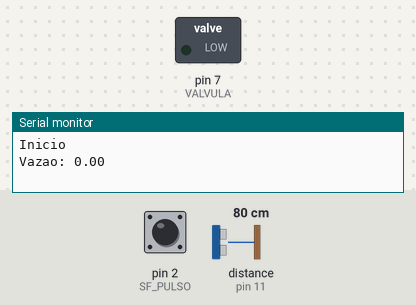
Recording of a sketch running on a simulated Arduino Uno, built with avr-gcc and run on an emulated ATmega328P. On the bench: switched loads named in the sketch (green lamp = pin HIGH), the last lines printed to the serial monitor. Wiring (inferred from the names in the program): ultrasonic range finder: trigger pin 10; echo pin 11. The inputs (shaded band) are chosen by the test bench; at power-on: distance to the obstacle (sensor on pin 11) 80 cm, pin 2 (SF_PULSO) LOW. The echo pulse lasts 58.3 µs per cm; pins used as bus, display or sensor lines are not drawn.

Above: at 1.8 s.
1.9 s: distance to the obstacle (sensor on pin 11) set to 95 cm
3.4 s: distance to the obstacle (sensor on pin 11) set to 105 cm
At 4.6 s:
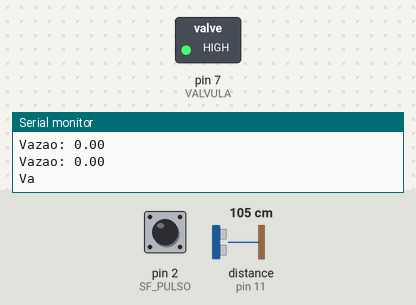
Timing chart, 0 to 6.4 s (numbered marks = the images above; inputs shaded):
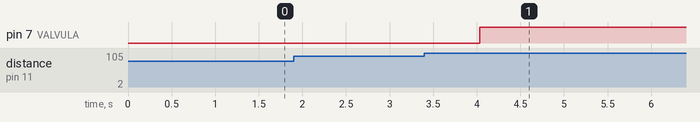

The sketch:

CodigoCompletoRafael.ino
```cpp
#define SP_VCC    9//sensor de presença
#define SP_TRIG   10
#define SP_ECHO   11
#define SP_GND    12

#define VALVULA   7//valvula solenoide

#define SF_PULSO  2//sensor de fluxo

int estado = 1;
int autentic = 1;
int timeout = 0;
float vazao; //Variável para armazenar o valor em L/min
float media=0; //Variável para tirar a média a cada 1 minuto
int contaPulso; //Variável para a quantidade de pulsos
int i=0; //Variável para contagem


void setup() {
  //Pinos sensor de presença
  pinMode (SP_VCC,OUTPUT);// vcc
  pinMode(SP_TRIG, OUTPUT); // TriG
  pinMode (SP_ECHO, INPUT);//Echo
  pinMode (SP_GND,OUTPUT);// GND
  //valvula solenoide
  pinMode(VALVULA,OUTPUT);
  Serial.begin(9600);
  //sensor de fluxo
  pinMode(SF_PULSO, INPUT);
  attachInterrupt(0, incpulso, RISING); //Configura o pino 2(Interrupção 0) para trabalhar como interrupção
  Serial.println("\n\nInicio\n\n"); //Imprime Inicio na serial
  vazao = 0;

}

void loop()
{

digitalWrite(SP_VCC, HIGH);

  long duration, inches, cm;

  digitalWrite(SP_TRIG, LOW);
  delayMicroseconds(2);
  digitalWrite(SP_TRIG, HIGH);
  delayMicroseconds(5);
  digitalWrite(SP_TRIG, LOW);

  duration = pulseIn(SP_ECHO, HIGH);


  inches = microsecondsToInches(duration);
  cm = microsecondsToCentimeters(duration);
  if(estado != 2) /*esperando autenticar*/
  {
    if(cm > 100)
    {
        estado = 1;//autenticado e esperando alguem se aproximar(valvula fechada)
    }
    else
    {
        estado = 0;// autenticado,valvula aberta e com fluxo contando
    }
  }
  else{ //verifica autenticaçao...
        if( autentic == 1)
       {
         estado = 1;

       }
       else if(autentic == 0)/*atingiu timeout ou sem autenticaçao*/
       {
         estado = 2;
     vazao=0;
       }
    }


  if(estado == 1)//esperando alguem...
  {
     digitalWrite(VALVULA,HIGH); //fecha a valvula
     timeout++;
     delay(100);
     if(timeout > 30 * 100)//valvula fechada e timeout correndo ate 30s, após atingir o timeout vai pro estado 2
     {
       estado = 2;
     }
   }
  else if(estado == 0)//tomando banho...
  {  timeout = 0;
      digitalWrite(VALVULA,LOW);//abre a valvula
      contaPulso = 0;   //Zera a variável para contar os giros por segundos
      sei();      //Habilita interrupção
      delay (1000); //Aguarda 1 segundo
      cli();      //Desabilita interrupção

      vazao += contaPulso/(6.12*60); //Converte para L/s
      media=media+vazao; //Soma a vazão para o calculo da media
      i++;

      Serial.print("Vazao: ");
      Serial.println(vazao); //Imprime na serial o valor da vazão
  //Serial.print(" L/min - "); //Imprime L/min
  //Serial.print(i); //Imprime a contagem i (segundos)
  //Serial.println("s"); //Imprime s indicando que está em segundos

    if(i==6000)
    {
      media = media/60; //Tira a media dividindo por 60
      Serial.print("\nMedia por minuto = "); //Imprime a frase Media por minuto =
      Serial.print(media); //Imprime o valor da media
      Serial.println(" L/min - "); //Imprime L/min
      media = 0; //Zera a variável media para uma nova contagem
      i=0; //Zera a variável i para uma nova contagem
      Serial.println("\n\nInicio\n\n"); //Imprime Inicio indicando que a contagem iniciou
    }


  }

/*
  Serial.print(inches);
  Serial.print("in, ");
  Serial.print(cm);
  Serial.print("cm");
  Serial.println();
 */
  delay(100);
}

long microsecondsToInches(long microseconds)
{
  // According to Parallax's datasheet for the PING))), there are
  // 73.746 microseconds per inch (i.e. sound travels at 1130 feet per
  // second).  This gives the distance travelled by the ping, outbound
  // and return, so we divide by 2 to get the distance of the obstacle.
  // See: http://www.parallax.com/dl/docs/prod/acc/28015-PING-v1.3.pdf
  return microseconds / 74 / 2;
}

long microsecondsToCentimeters(long microseconds)
{
  // The speed of sound is 340 m/s or 29 microseconds per centimeter.
  // The ping travels out and back, so to find the distance of the
  // object we take half of the distance travelled.
  return microseconds / 29 / 2;
}

void incpulso ()
{
  contaPulso++; //Incrementa a variável de contagem dos pulsos
}
```

Measured:
- the behaviour switches between 100 and 101 cm on distance to the obstacle (sensor on pin 11) (found by bisection; images 0 and 1)
- after the input at 3.4 s, pin 7 (VALVULA): LOW → HIGH after 0.64 s
